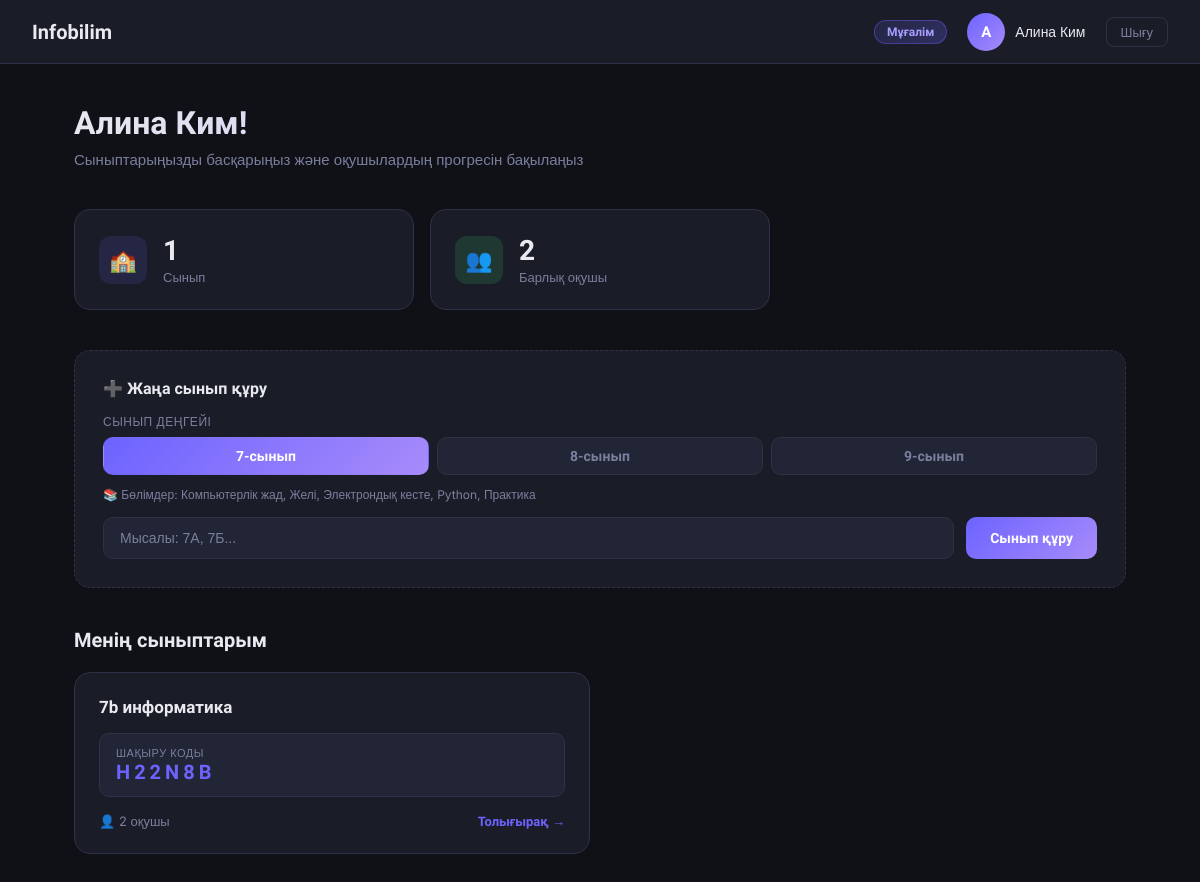
The page /teacher (signed in) on the database as committed earlier.
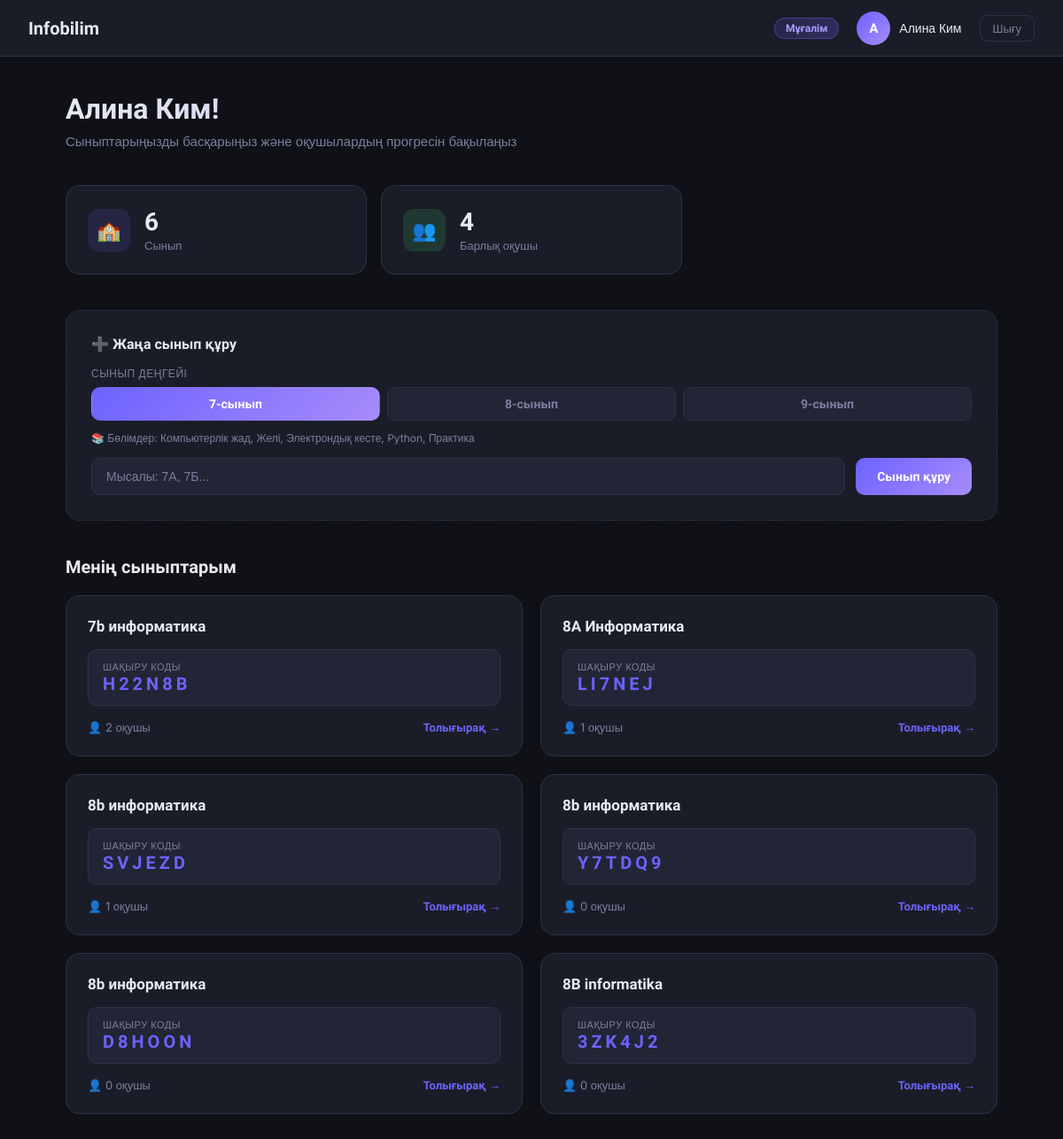
The same page on the database as committed later.
### tables this page shows
CREATE TABLE classes (
                id INTEGER PRIMARY KEY AUTOINCREMENT,
                name TEXT NOT NULL,
                teacher_id INTEGER NOT NULL,
                invite_code TEXT NOT NULL UNIQUE,
                created_at TIMESTAMP DEFAULT CURRENT_TIMESTAMP, class_level INTEGER NOT NULL DEFAULT 7,
                FOREIGN KEY (teacher_id) REFERENCES users(id)
            );

### main.py (the view)
@app.get("/teacher", response_class=HTMLResponse)
def teacher_dashboard(request: Request):
    user_role = request.cookies.get("user_role", "")
    user_id = request.cookies.get("user_id", "")
    if user_role != "teacher":
        return RedirectResponse(url="/glav", status_code=303)
    classes = db.get_teacher_classes(int(user_id)) if user_id else []
    return render_template(request, "teacher.html", {
        "classes": [dict(c) for c in classes]
    })

### templates/teacher.html (shortened to what this page needs)
<!DOCTYPE html>
<html lang="kk">
<head>
</head>
<body>
<header>
    <a href="/teacher" class="logo">Infobilim</a>
    <div class="header-right">
        <span class="teacher-badge"> Мұғалім</span>
        <div class="user-info">
            <div class="avatar">{{ user_name[0] | upper }}</div>
            <span class="user-name-text">{{ user_name }}</span>
        </div>
        <a href="/logout" class="logout-btn">Шығу</a>
    </div>
</header>
<main>
    <div class="page-header">
        <h1 class="page-title"> {{ user_name }}! </h1>
        <p class="page-sub">Сыныптарыңызды басқарыңыз және оқушылардың прогресін бақылаңыз</p>
    </div>
    <div class="stats-row">
        <div class="stat-card">
            <div class="stat-icon purple">🏫</div>
            <div>
                <div class="stat-num">{{ classes | length }}</div>
                <div class="stat-label">Сынып</div>
            </div>
        </div>
        <div class="stat-card">
            <div class="stat-icon green">👥</div>
            <div>
                <div class="stat-num">{{ classes | sum(attribute='student_count') }}</div>
                <div class="stat-label">Барлық оқушы</div>
            </div>
        </div>
    </div>
    <div class="create-card">
        <div class="create-title">➕ Жаңа сынып құру</div>
        <form class="create-form" method="POST" action="/teacher/create-class">
            <div>
                <div style="font-size:12px;color:var(--muted);margin-bottom:8px;text-transform:uppercase;letter-spacing:.5px;">Сынып деңгейі</div>
                <div class="level-select-row">
                    <button type="button" class="level-btn active" data-level="7" onclick="selectLevel(this)">7-сынып</button>
                    <button type="button" class="level-btn" data-level="8" onclick="selectLevel(this)">8-сынып</button>
                    <button type="button" class="level-btn" data-level="9" onclick="selectLevel(this)">9-сынып</button>
                </div>
                <div class="level-hint" id="levelHint">📚 Бөлімдер: Компьютерлік жад, Желі, Электрондық кесте, Python, Практика</div>
            </div>
            <div class="create-form-row">
                <input class="create-input" type="text" name="class_name" id="classNameInput"
                       placeholder="Мысалы: 7А, 7Б..." required>
                <button class="btn-primary" type="submit">Сынып құру</button>
            </div>
        </form>
    </div>
    <div class="section-header">
        <h2 class="section-title">Менің сыныптарым</h2>
    </div>
    {% if classes %}
    <div class="classes-grid">
        {% for cls in classes %}
        <a href="/teacher/class/{{ cls.id }}" class="class-card">
            <div class="class-card-header">
                <div class="class-name">{{ cls.name }}</div>
            </div>
            <div class="class-code-block">
                <div>
                    <div class="code-label">Шақыру коды</div>
                    <div class="code-value">{{ cls.invite_code }}</div>
                </div>
                <button class="copy-btn" onclick="copyCode(event, '{{ cls.invite_code }}')" title="Көшіру"></button>
            </div>
            <div class="class-footer">
                <span class="students-count">👤 {{ cls.student_count }} оқушы</span>
                <span class="view-link">Толығырақ →</span>
            </div>
        </a>
        {% endfor %}
    </div>
    {% else %}
    <div class="empty-state">
        <div class="empty-icon">🏫</div>
        <div class="empty-text">Әзірше сынып жоқ. Жоғарыдан жаңа сынып құрыңыз!</div>
    </div>
    {% endif %}
</main>
</body>
</html>

Rows that differ between the two databases and show on the page:
added classes: name "8A Информатика", invite_code "LI7NEJ", student_count "1"
added classes: name "8b информатика", invite_code "SVJEZD", student_count "1"
added classes: name "8b информатика", invite_code "Y7TDQ9", student_count "0"
added classes: name "8b информатика", invite_code "D8HOON", student_count "0"
added classes: name "8B informatika", invite_code "3ZK4J2", student_count "0"
Other text that changed with them:
{{ classes | length }}: "1" → "6"
{{ classes | sum(attribute='student_count') }}: "2" → "4"
